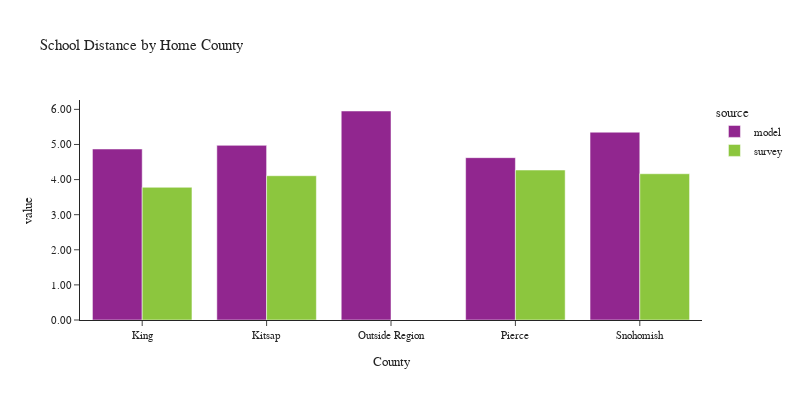

The notebook cell saved with this chart:
### Code cell
plot_school_location(df_students, 'CountyName_home', 'Home County', 'County')

### Figure 1 — Plotly figure (JSON) as saved in the notebook; plotly's stock layout.template omitted (floating-point values rounded to 4 significant figures)
{"data": [{"alignmentgroup": "True", "customdata": [[618861], [68549], [4], [259922], [256202]], "hovertemplate": "source=model<br>CountyName_home=%{x}<br>value=%{y}<br>sample count=%{customdata[0]}<extra></extra>", "legendgroup": "model", "marker": {"color": "#91268F", "pattern": {"shape": ""}}, "name": "model", "offsetgroup": "model", "orientation": "v", "showlegend": true, "textposition": "auto", "type": "bar", "x": ["King", "Kitsap", "Outside Region", "Pierce", "Snohomish"], "xaxis": "x", "y": [4.871, 4.974, 5.954, 4.624, 5.35], "yaxis": "y"}, {"alignmentgroup": "True", "customdata": [[621], [56], [112], [108]], "hovertemplate": "source=survey<br>CountyName_home=%{x}<br>value=%{y}<br>sample count=%{customdata[0]}<extra></extra>", "legendgroup": "survey", "marker": {"color": "#8CC63E", "pattern": {"shape": ""}}, "name": "survey", "offsetgroup": "survey", "orientation": "v", "showlegend": true, "textposition": "auto", "type": "bar", "x": ["King", "Kitsap", "Pierce", "Snohomish"], "xaxis": "x", "y": [3.78, 4.11, 4.272, 4.166], "yaxis": "y"}], "layout": {"barmode": "group", "font": {"size": 11}, "height": 400, "legend": {"title": {"text": "source"}, "tracegroupgap": 0}, "title": {"text": "School Distance by Home County"}, "width": 800, "xaxis": {"anchor": "y", "domain": [0.0, 1.0], "title": {"text": "County"}}, "yaxis": {"anchor": "x", "domain": [0.0, 1.0], "tickformat": ".2f", "title": {"text": "value"}}}}
